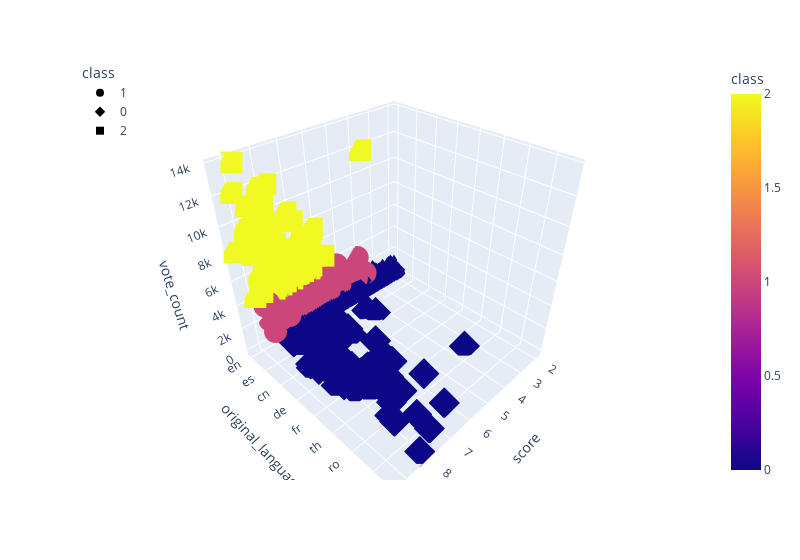

Source (notebook cell):
### Code cell
# Plotting the clusters with three features
fig = px.scatter_3d(movies_final_df, x="score", y="original_language", 
                    z="vote_count", color="class", symbol="class", 
                    width=800)
fig.update_layout(legend=dict(x=0,y=1))
fig.show()

### Figure 1 — Plotly figure (JSON) as saved in the notebook; plotly's stock layout.template omitted (floating-point values rounded to 4 significant figures; data arrays with more than 128 entries replaced by an {"elided": "..."} marker saying what was removed)
{"data": [{"hovertemplate": "class=%{marker.color}<br>score=%{x}<br>original_language=%{y}<br>vote_count=%{z}<extra></extra>", "legendgroup": "1", "marker": {"color": {"elided": "527 int values"}, "coloraxis": "coloraxis", "symbol": "circle"}, "mode": "markers", "name": "1", "scene": "scene", "showlegend": true, "type": "scatter3d", "x": {"elided": "527 float values"}, "y": {"elided": "527 str values"}, "z": {"elided": "527 int values"}}, {"hovertemplate": "class=%{marker.color}<br>score=%{x}<br>original_language=%{y}<br>vote_count=%{z}<extra></extra>", "legendgroup": "0", "marker": {"color": {"elided": "2524 int values"}, "coloraxis": "coloraxis", "symbol": "diamond"}, "mode": "markers", "name": "0", "scene": "scene", "showlegend": true, "type": "scatter3d", "x": {"elided": "2524 float values"}, "y": {"elided": "2524 str values"}, "z": {"elided": "2524 int values"}}, {"hovertemplate": "class=%{marker.color}<br>score=%{x}<br>original_language=%{y}<br>vote_count=%{z}<extra></extra>", "legendgroup": "2", "marker": {"color": [2, 2, 2, 2, 2, 2, 2, 2, 2, 2, 2, 2, 2, 2, 2, 2, 2, 2, 2, 2, 2, 2, 2, 2, 2, 2, 2, 2, 2, 2, 2, 2, 2, 2, 2, 2, 2, 2, 2, 2, 2, 2, 2, 2, 2, 2, 2, 2, 2, 2, 2, 2, 2, 2, 2, 2, 2, 2, 2, 2, 2, 2, 2, 2, 2, 2, 2, 2, 2, 2, 2, 2, 2, 2, 2, 2, 2, 2, 2, 2, 2, 2, 2, 2, 2, 2, 2, 2, 2, 2, 2, 2, 2, 2, 2, 2, 2, 2, 2, 2, 2, 2, 2, 2, 2, 2, 2, 2, 2, 2, 2, 2, 2, 2, 2, 2, 2, 2, 2, 2, 2, 2, 2, 2, 2, 2, 2, 2], "coloraxis": "coloraxis", "symbol": "square"}, "mode": "markers", "name": "2", "scene": "scene", "showlegend": true, "type": "scatter3d", "x": [8.6, 6.4, 8.5, 8.9, 8.1, 9.3, 8.9, 8.8, 8.5, 8.6, 8.3, 7.8, 7.3, 8.6, 8.1, 3.7, 8.1, 8.8, 8.7, 6.5, 8.8, 8.1, 7.4, 7.3, 8.7, 8, 8.1, 8.9, 8.1, 7.8, 8, 7.3, 7.7, 8.3, 8.2, 7.7, 8.5, 8.5, 7.3, 7.2, 7.5, 7.1, 8, 9, 7.9, 7.8, 8.3, 8, 7.8, 7.5, 7.6, 5.8, 8.3, 8.8, 8, 8.1, 7.7, 7.7, 7, 6.5, 8.3, 8.1, 6.2, 7.5, 6.6, 7, 6.9, 7.8, 7.6, 8.4, 8.4, 7.2, 7, 7.9, 7.8, 7.4, 7.8, 7, 7.7, 7.2, 7, 7.9, 8.2, 7.3, 7.1, 7, 7.6, 7, 7.8, 7.8, 7.2, 7, 7, 7.9, 7.4, 8.6, 8.1, 7.7, 8.1, 8, 8.1, 8.5, 6.8, 6.7, 8, 7.6, 7.9, 7.3, 7.8, 6.4, 7.8, 7, 7.4, 6.7, 8.1, 7.8, 8, 6.8, 7, 7.4, 8.2, 7.3, 6.4, 6.2, 8, 6.6, 7.9, 7], "y": ["en", "en", "en", "en", "en", "en", "en", "en", "en", "en", "en", "en", "en", "en", "en", "en", "en", "en", "en", "en", "en", "en", "en", "en", "en", "en", "en", "en", "en", "en", "en", "en", "en", "en", "en", "en", "en", "en", "en", "en", "en", "en", "en", "en", "en", "en", "en", "en", "en", "en", "en", "en", "en", "en", "en", "en", "en", "en", "en", "en", "en", "en", "en", "en", "en", "en", "en", "en", "en", "en", "en", "en", "en", "en", "en", "en", "en", "en", "en", "en", "en", "en", "en", "en", "en", "en", "en", "en", "en", "en", "en", "en", "en", "en", "en", "en", "en", "en", "en", "en", "en", "en", "en", "en", "en", "en", "en", "en", "en", "en", "en", "en", "en", "en", "en", "en", "en", "en", "en", "en", "en", "en", "en", "en", "en", "en", "en", "en"], "z": [4443, 5439, 5439, 4329, 4856, 8205, 8428, 7927, 5376, 5765, 5269, 7562, 4412, 5048, 4537, 11776, 11776, 9413, 8907, 4432, 8705, 5996, 5815, 5265, 7487, 6985, 4949, 8064, 6122, 5877, 5152, 4321, 5608, 7359, 4442, 4997, 4391, 4339, 5246, 4853, 5494, 4500, 4369, 12002, 8776, 11800, 6430, 4518, 6173, 5293, 5766, 4903, 6870, 13752, 4430, 6336, 4645, 6478, 6849, 4645, 4597, 4227, 5295, 5295, 4948, 6525, 7047, 5181, 4347, 9106, 10099, 9455, 5080, 8297, 7604, 4697, 4742, 6586, 4570, 4641, 4697, 5797, 6571, 5487, 6359, 4794, 6495, 5560, 5751, 4418, 8806, 4800, 4755, 4524, 4637, 10867, 9742, 4737, 5862, 6032, 4519, 4254, 5371, 4663, 5723, 4410, 4858, 4469, 5764, 5878, 6135, 4496, 4760, 5584, 9427, 4274, 7268, 4466, 8662, 6767, 6560, 5880, 4571, 7458, 10995, 7004, 7241, 4721]}], "layout": {"coloraxis": {"colorbar": {"title": {"text": "class"}}, "colorscale": [[0, "#0d0887"], [0.1111, "#46039f"], [0.2222, "#7201a8"], [0.3333, "#9c179e"], [0.4444, "#bd3786"], [0.5556, "#d8576b"], [0.6667, "#ed7953"], [0.7778, "#fb9f3a"], [0.8889, "#fdca26"], [1, "#f0f921"]]}, "legend": {"title": {"text": "class"}, "tracegroupgap": 0, "x": 0, "y": 1}, "margin": {"t": 60}, "scene": {"domain": {"x": [0, 1], "y": [0, 1]}, "xaxis": {"title": {"text": "score"}}, "yaxis": {"title": {"text": "original_language"}}, "zaxis": {"title": {"text": "vote_count"}}}, "width": 800}}
